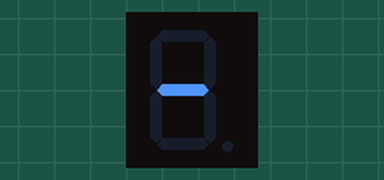
Recording of a sketch running on a simulated Arduino Uno, built with avr-gcc and run on an emulated ATmega328P. Parts: 1-digit seven-segment display. Wiring (inferred from the names in the program): 1-digit 7-segment display, segments lit when LOW: segments A2, pin 5, pin 4, pin 3, pin 2, A1, A0. The segment pins are drawn as the display they are named for.

Above: at 0.1 s.
At 3.1 s:
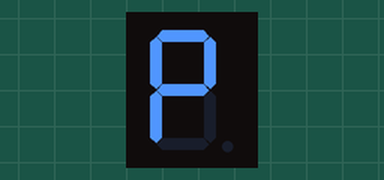
At 9.1 s:
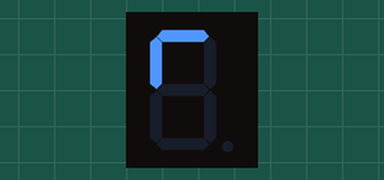
At 18.1 s:
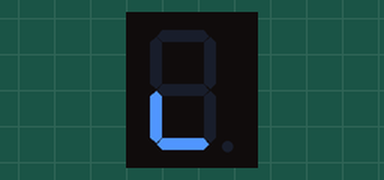
At 27.1 s:
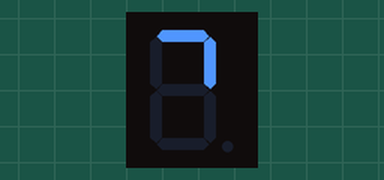
At 36.1 s:
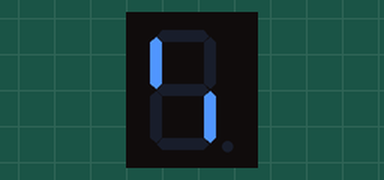

Measured:
- what the display in image 1 shows lasts 3.0 s, from 3.0 s to 6.0 s

The sketch:

2.ino
```cpp
int a=A2;
int b=5;
int c=4;
int d=3;
int e=2;
int f=A1;
int g=A0;
void setup() {
  // put your setup code here, to run once:
  pinMode(a, OUTPUT);
  pinMode(b, OUTPUT);
  pinMode(c, OUTPUT);
  pinMode(d, OUTPUT);
  pinMode(e, OUTPUT);
  pinMode(f, OUTPUT);
  pinMode(g, OUTPUT);
}

void loop() {
  // put your main code here, to run repeatedly:
    int count=0;
    int delay_time;
    delay_time=3000;
    while(1){
      switch (count) {
        //display number 0
        case 0:
        digitalWrite(a, HIGH);
        digitalWrite(b, HIGH);
        digitalWrite(c, HIGH);
        digitalWrite(d, HIGH);
        digitalWrite(e, HIGH);
        digitalWrite(f, HIGH);
        digitalWrite(g, LOW);
        delay(delay_time);
        break;
        //display number 1
        case 1:
        digitalWrite(a, LOW);
        digitalWrite(b, LOW);
        digitalWrite(c, HIGH);
        digitalWrite(d, HIGH);
        digitalWrite(e, LOW);
        digitalWrite(f, LOW);
        digitalWrite(g, LOW);
        delay(delay_time);
        break;
        //display number 2
        case 2:
        digitalWrite(a, HIGH);
        digitalWrite(b, HIGH);
        digitalWrite(c, LOW);
        digitalWrite(d, HIGH);
        digitalWrite(e, HIGH);
        digitalWrite(f, LOW);
        digitalWrite(g, HIGH);
        delay(delay_time);
        break;
        //display number 3
        case 3:
        digitalWrite(a, LOW);
        digitalWrite(b, HIGH);
        digitalWrite(c, HIGH);
        digitalWrite(d, HIGH);
        digitalWrite(e, HIGH);
        digitalWrite(f, LOW);
        digitalWrite(g, HIGH);
        delay(delay_time);
        break;
        //display number 4
        case 4:
        digitalWrite(a, LOW);
        digitalWrite(b, LOW);
        digitalWrite(c, HIGH);
        digitalWrite(d, HIGH);
        digitalWrite(e, LOW);
        digitalWrite(f, HIGH);
        digitalWrite(g, HIGH);
        delay(delay_time);
        break;
        //display number 5
        case 5:
        digitalWrite(a, LOW);
        digitalWrite(b, HIGH);
        digitalWrite(c, HIGH);
        digitalWrite(d, LOW);
        digitalWrite(e, HIGH);
        digitalWrite(f, HIGH);
        digitalWrite(g, HIGH);
        delay(delay_time);
        break;
        //display number 6
        case 6:
        digitalWrite(a, HIGH);
        digitalWrite(b, HIGH);
        digitalWrite(c, HIGH);
        digitalWrite(d, LOW);
        digitalWrite(e, LOW);
        digitalWrite(f, HIGH);
        digitalWrite(g, HIGH);
        delay(delay_time);
        break;
        //display number 7
        case 7:
        digitalWrite(a, LOW);
        digitalWrite(b, LOW);
        digitalWrite(c, HIGH);
        digitalWrite(d, HIGH);
        digitalWrite(e, HIGH);
        digitalWrite(f, LOW);
        digitalWrite(g, LOW);
        delay(delay_time);
        break;
        //display number 8
        case 8:
        digitalWrite(a, HIGH);
        digitalWrite(b, HIGH);
        digitalWrite(c, HIGH);
        digitalWrite(d, HIGH);
        digitalWrite(e, HIGH);
        digitalWrite(f, HIGH);
        digitalWrite(g, HIGH);
        delay(delay_time);
        break;
        //display number 9
        default:
        digitalWrite(a, LOW);
        digitalWrite(b, LOW);
        digitalWrite(c, HIGH);
        digitalWrite(d, HIGH);
        digitalWrite(e, HIGH);
        digitalWrite(f, HIGH);
        digitalWrite(g, HIGH);
        delay(delay_time);
        break;
      }
      if(count==9){
        count=0;
      }
      else{
        count++;
      }
    }
}
```
